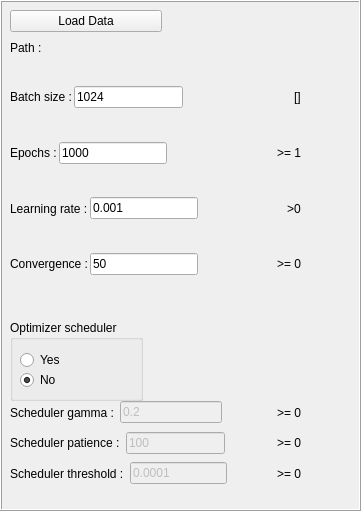
  <widget class="QFrame" name="TrainingParametersFrame">
   <property name="geometry">
    <rect>
     <x>460</x>
     <y>200</y>
     <width>361</width>
     <height>511</height>
    </rect>
   </property>
   <property name="frameShape">
    <enum>QFrame::Box</enum>
   </property>
   <property name="frameShadow">
    <enum>QFrame::Raised</enum>
   </property>
   <widget class="QGroupBox" name="optSchedulerGroupBox">
    <property name="geometry">
     <rect>
      <x>10</x>
      <y>320</y>
      <width>133</width>
      <height>81</height>
     </rect>
    </property>
    <property name="title">
     <string>Optimizer scheduler</string>
    </property>
    <property name="flat">
     <bool>true</bool>
    </property>
    <widget class="QRadioButton" name="optSchedulerYesRadioButton">
     <property name="geometry">
      <rect>
       <x>10</x>
       <y>30</y>
       <width>89</width>
       <height>20</height>
      </rect>
     </property>
     <property name="text">
      <string>Yes</string>
     </property>
    </widget>
    <widget class="QRadioButton" name="optSchedulerNoRadioButton">
     <property name="geometry">
      <rect>
       <x>10</x>
       <y>50</y>
       <width>89</width>
       <height>20</height>
      </rect>
     </property>
     <property name="text">
      <string>No</string>
     </property>
     <property name="checked">
      <bool>true</bool>
     </property>
    </widget>
   </widget>
   <widget class="QWidget" name="layoutWidget">
    <property name="geometry">
     <rect>
      <x>10</x>
      <y>70</y>
      <width>291</width>
      <height>221</height>
     </rect>
    </property>
    <layout class="QVBoxLayout" name="verticalLayout_2">
     <property name="spacing">
      <number>2</number>
     </property>
     <item>
      <layout class="QHBoxLayout" name="horizontalLayout_17">
       <item>
        <widget class="QLabel" name="label_31">
         <property name="text">
          <string>Batch size :</string>
         </property>
        </widget>
       </item>
       <item>
        <widget class="QLineEdit" name="batchSizeLineEdit">
         <property name="enabled">
          <bool>true</bool>
         </property>
         <property name="text">
          <string>1024</string>
         </property>
         <property name="clearButtonEnabled">
          <bool>false</bool>
         </property>
        </widget>
       </item>
       <item>
        <spacer name="horizontalSpacer_9">
         <property name="orientation">
          <enum>Qt::Horizontal</enum>
         </property>
         <property name="sizeHint" stdset="0">
          <size>
           <width>54</width>
           <height>20</height>
          </size>
         </property>
        </spacer>
       </item>
       <item>
        <widget class="QLabel" name="label_32">
         <property name="text">
          <string>[]</string>
         </property>
        </widget>
       </item>
      </layout>
     </item>
     <item>
      <layout class="QHBoxLayout" name="horizontalLayout_18">
       <item>
        <widget class="QLabel" name="label_34">
         <property name="text">
          <string>Epochs :</string>
         </property>
        </widget>
       </item>
       <item>
        <widget class="QLineEdit" name="epochsLineEdit">
         <property name="enabled">
          <bool>true</bool>
         </property>
         <property name="text">
          <string>1000</string>
         </property>
         <property name="clearButtonEnabled">
          <bool>false</bool>
         </property>
        </widget>
       </item>
       <item>
        <spacer name="horizontalSpacer_10">
         <property name="orientation">
          <enum>Qt::Horizontal</enum>
         </property>
         <property name="sizeHint" stdset="0">
          <size>
           <width>54</width>
           <height>20</height>
          </size>
         </property>
        </spacer>
       </item>
       <item>
        <widget class="QLabel" name="label_35">
         <property name="text">
          <string>&gt;= 1</string>
         </property>
        </widget>
       </item>
      </layout>
     </item>
     <item>
      <layout class="QHBoxLayout" name="horizontalLayout_19">
       <item>
        <widget class="QLabel" name="label_36">
         <property name="text">
          <string>Learning rate :</string>
         </property>
        </widget>
       </item>
       <item>
        <widget class="QLineEdit" name="learningRateLineEdit">
         <property name="enabled">
          <bool>true</bool>
         </property>
         <property name="text">
          <string>0.001</string>
         </property>
         <property name="clearButtonEnabled">
          <bool>false</bool>
         </property>
        </widget>
       </item>
       <item>
        <spacer name="horizontalSpacer_11">
         <property name="orientation">
          <enum>Qt::Horizontal</enum>
         </property>
         <property name="sizeHint" stdset="0">
          <size>
           <width>54</width>
           <height>20</height>
          </size>
         </property>
        </spacer>
       </item>
       <item>
        <widget class="QLabel" name="label_37">
         <property name="text">
          <string>&gt;0</string>
         </property>
        </widget>
       </item>
      </layout>
     </item>
     <item>
      <layout class="QHBoxLayout" name="horizontalLayout_23">
       <item>
        <widget class="QLabel" name="label_44">
         <property name="text">
          <string>Convergence :</string>
         </property>
        </widget>
       </item>
       <item>
        <widget class="QLineEdit" name="convergenceLineEdit">
         <property name="enabled">
          <bool>true</bool>
         </property>
         <property name="text">
          <string>50</string>
         </property>
         <property name="clearButtonEnabled">
          <bool>false</bool>
         </property>
        </widget>
       </item>
       <item>
        <spacer name="horizontalSpacer_15">
         <property name="orientation">
          <enum>Qt::Horizontal</enum>
         </property>
         <property name="sizeHint" stdset="0">
          <size>
           <width>54</width>
           <height>20</height>
          </size>
         </property>
        </spacer>
       </item>
       <item>
        <widget class="QLabel" name="label_45">
         <property name="text">
          <string>&gt;= 0</string>
         </property>
        </widget>
       </item>
      </layout>
     </item>
    </layout>
   </widget>
   <widget class="QWidget" name="layoutWidget">
    <property name="geometry">
     <rect>
      <x>10</x>
      <y>400</y>
      <width>291</width>
      <height>86</height>
     </rect>
    </property>
    <layout class="QVBoxLayout" name="verticalLayout_9">
     <item>
      <layout class="QHBoxLayout" name="horizontalLayout_20">
       <item>
        <widget class="QLabel" name="label_38">
         <property name="text">
          <string>Scheduler gamma :</string>
         </property>
        </widget>
       </item>
       <item>
        <widget class="QLineEdit" name="schedGammaLineEdit">
         <property name="enabled">
          <bool>false</bool>
         </property>
         <property name="text">
          <string>0.2</string>
         </property>
         <property name="clearButtonEnabled">
          <bool>false</bool>
         </property>
        </widget>
       </item>
       <item>
        <spacer name="horizontalSpacer_12">
         <property name="orientation">
          <enum>Qt::Horizontal</enum>
         </property>
         <property name="sizeHint" stdset="0">
          <size>
           <width>54</width>
           <height>20</height>
          </size>
         </property>
        </spacer>
       </item>
       <item>
        <widget class="QLabel" name="label_39">
         <property name="text">
          <string>&gt;= 0</string>
         </property>
        </widget>
       </item>
      </layout>
     </item>
     <item>
      <layout class="QHBoxLayout" name="horizontalLayout_21">
       <item>
        <widget class="QLabel" name="label_40">
         <property name="text">
          <string>Scheduler patience :</string>
         </property>
        </widget>
       </item>
       <item>
        <widget class="QLineEdit" name="schedPatienceLineEdit">
         <property name="enabled">
          <bool>false</bool>
         </property>
         <property name="text">
          <string>100</string>
         </property>
         <property name="clearButtonEnabled">
          <bool>false</bool>
         </property>
        </widget>
       </item>
       <item>
        <spacer name="horizontalSpacer_13">
         <property name="orientation">
          <enum>Qt::Horizontal</enum>
         </property>
         <property name="sizeHint" stdset="0">
          <size>
           <width>54</width>
           <height>20</height>
          </size>
         </property>
        </spacer>
       </item>
       <item>
        <widget class="QLabel" name="label_41">
         <property name="text">
          <string>&gt;= 0</string>
         </property>
        </widget>
       </item>
      </layout>
     </item>
     <item>
      <layout class="QHBoxLayout" name="horizontalLayout_22">
       <item>
        <widget class="QLabel" name="label_42">
         <property name="text">
          <string>Scheduler threshold :</string>
         </property>
        </widget>
       </item>
       <item>
        <widget class="QLineEdit" name="schedThresholdLineEdit">
         <property name="enabled">
          <bool>false</bool>
         </property>
         <property name="text">
          <string>0.0001</string>
         </property>
         <property name="clearButtonEnabled">
          <bool>false</bool>
         </property>
        </widget>
       </item>
       <item>
        <spacer name="horizontalSpacer_14">
         <property name="orientation">
          <enum>Qt::Horizontal</enum>
         </property>
         <property name="sizeHint" stdset="0">
          <size>
           <width>54</width>
           <height>20</height>
          </size>
         </property>
        </spacer>
       </item>
       <item>
        <widget class="QLabel" name="label_43">
         <property name="text">
          <string>&gt;= 0</string>
         </property>
        </widget>
       </item>
      </layout>
     </item>
    </layout>
   </widget>
   <widget class="QWidget" name="layoutWidget">
    <property name="geometry">
     <rect>
      <x>10</x>
      <y>10</y>
      <width>152</width>
      <height>48</height>
     </rect>
    </property>
    <layout class="QVBoxLayout" name="verticalLayout_6">
     <item>
      <widget class="QPushButton" name="loadDataButton">
       <property name="text">
        <string>Load Data</string>
       </property>
      </widget>
     </item>
     <item>
      <widget class="QLabel" name="dataPathLabel">
       <property name="sizePolicy">
        <sizepolicy hsizetype="Expanding" vsizetype="Expanding">
         <horstretch>8</horstretch>
         <verstretch>8</verstretch>
        </sizepolicy>
       </property>
       <property name="minimumSize">
        <size>
         <width>150</width>
         <height>0</height>
        </size>
       </property>
       <property name="text">
        <string>Path : </string>
       </property>
      </widget>
     </item>
    </layout>
   </widget>
  </widget>
